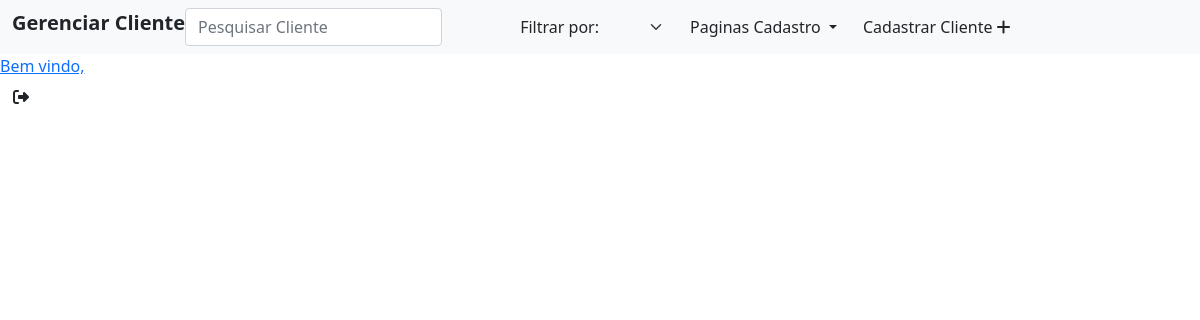
The page /clientes/ (signed in) on the database as committed earlier.
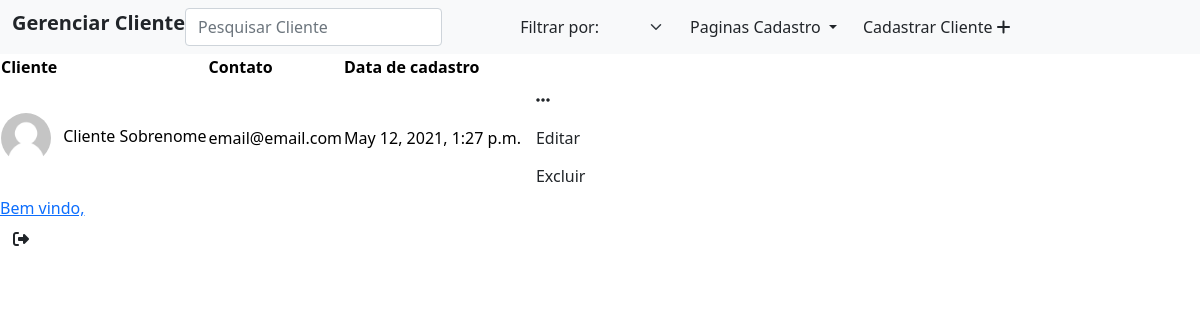
The same page on the database as committed later.
### venda_imoveis_app/models.py (models this page shows, shortened)
class Cliente(models.Model):
    nome = models.CharField(max_length=255, default="")
    cpf = models.CharField(max_length=255, default="")
    email = models.CharField(max_length=255, default="")
    telefone = models.CharField(max_length=255, default="")
    cadastro = models.DateTimeField(auto_now_add=True, blank=True)

### venda_imoveis_app/views.py (the view, shortened to what this page needs)
# urls.py: path('clientes/', clientes, name="clientes"),
@login_required(login_url='/login/')
def clientes(request):
    identifier = "Cliente"
    form = ClientesForm()
    clientes = Cliente.objects.all()
    context = {'form': form, 'identifier': identifier, 'clientes': clientes}
    srch = request.GET.get('srch')
    return render(request, 'pages/clientes.html', context)

### venda_imoveis_app/forms.py
class ClientesForm(ModelForm):
    class Meta:
        model = Cliente
        fields = ['nome', 'cpf', 'email', 'telefone']

### venda_imoveis_app/templates/pages/clientes.html (shortened to what this page needs)
{% extends 'components/form_clientes.html' %}
{% load static %}
{% block lista_clientes %}
{% if clientes %}
<div class="list-content">
<table class="table-light">
        <thead>
            <tr>
                <th>Cliente</th>
                <th>Contato</th>
                <th>Data de cadastro</th>
                <th></th>
            </tr>
        </thead>
        <tbody class="dados-cliente">
            {% for clientes in clientes %}
            <tr>
                <td>
                    <img
                    style="border-radius: 25px; margin-right: 0.5rem"
                    src="{% static 'images/user.png' %}"
                    alt=""
                    width="50px"
                    height="50px">
                    <span>{{ clientes.nome }}</span>
                </td>
                <td>{{ clientes.email }}</td>
                <td>{{ clientes.cadastro }}</td>
                <td>
                    <div id="dropdown" class="dropdown">
                    <div class="btn btn-option" id="option-btn"><i id="icon-option" class="fas fa-ellipsis-h"></i></div>
                        <div id="imovel-options" class="dropdown-content">
                            <div>
                                <button
                                    class="btn btn-editar"
                                    type="button"
                                    data-bs-title="Editar {{ identifier }}"
                                    data-bs-check="true"
                                    data-bs-toggle="modal"
                                    data-bs-target="#modalCadastro"
                                    data-bs-nome="{{ clientes.nome}}"
                                    data-bs-cpf="{{ clientes.cpf }}"
                                    data-bs-email="{{ clientes.email }}"
                                    data-bs-telefone="{{ clientes.telefone }}"
                                    data-bs-id-cliente="{{ clientes.id }}"
                                >Editar</button>
                            </div>
                            <div>
                                <form id="selected_form" class="form-inline" action="{% url 'delete_cliente' clientes.pk %}" method="POST">
                                    <button type="submit" class="btn btn-excluir" id="option-excluir">Excluir</button>
                                </form>
                            </div>
                        </div>
                    </div>
                </td>
            </tr>
            {% endfor %}
        </tbody>
    </table>
</div>
{% endif %}
{% endblock %}

### venda_imoveis_app/templates/components/form_clientes.html (shortened to what this page needs)
{% extends  'components/form_base.html' %}
{% block select_clientes%}
    <option value="remover" selected>Filtrar por:</option>
{% endblock %}

### venda_imoveis_app/templates/components/form_base.html (shortened to what this page needs)
{% extends 'components/navbar.html' %}

### venda_imoveis_app/templates/components/navbar.html (shortened to what this page needs)
{% extends 'index.html' %}
{% load static %}
{% block navbar %}
    <nav class="navbar navbar-expand-lg navbar-light bg-light">
        <div class="container-fluid">
        {% if identifier == "Simulação" or identifier == "Resumo"%}
            <h5 class="gerenciar-identifier"><strong>{{ identifier }}</strong></h5>
        {% else %}
            <h5 class="gerenciar-identifier"><strong>Gerenciar {{ identifier }}</strong></h5>
        {% if identifier != "Vendas"%}
            <div class="collapse navbar-collapse" id="navbarSupportedContent">
                <ul class="navbar-nav">
                    <li class="nav-item">
                        <form class="form-inline" method="GET">
                            <input class="form-control mr-sm-2" type="search" name="srch" id="searchbox"placeholder="Pesquisar {{ identifier }}" aria-label="Search">
                        </form>
                    </li>
                    <li class="nav-item">
                    <form id="filterForm" action="?" method="post">
                        <select id="filterSelection" name="option" class="form-select btn btn-inverse" aria-label=".form-select-sm">
                        {% block select_clientes%}{% endblock %}
                        </select>
                    </form>
                    </li>
                    <li class="nav-item dropdown">
                        <button
                                class="btn btn-inverse dropdown-toggle"
                                type="button"
                                id="navbarDropdown"
                                data-bs-toggle="dropdown"
                                aria-expanded="false">
                                Paginas Cadastro
                        </button>
                    </li>
                    <li class="nav-item">
                        <button class="btn btn-inverse" type="button" data-bs-toggle="modal" data-bs-target="#modalCadastro" data-bs-title="Cadastrar {{ identifier }}">Cadastrar {{ identifier }} <i class="fas fa-plus"></i></button>
                    </li>
                </ul>
            </div>
            {% endif %}
            {% endif %}
        </div>
    </nav>
{% endblock %}

### venda_imoveis_app/templates/index.html (shortened to what this page needs)
<!DOCTYPE html>
{% load sass_tags %}
{% load static %}
<html>
    <head>
        <link href="https://cdn.jsdelivr.net/npm/bootstrap@5.0.0/dist/css/bootstrap.min.css" rel="stylesheet">
        <link rel="stylesheet" href="{% sass_src 'css/styles.scss'%}">
    </head>
    <body>
        <div class="app">
            <div class="content">
                {% block navbar %}
                {% endblock %}
                {% block lista_clientes %}{% endblock %}
                <div class="footer">
                    {% if user.is_authenticated %}
                        <a class="greetings" href="{% url 'vendas'%}">Bem vindo, <strong>{{user.get_full_name}}</strong></a>
                    {% endif %}
                    <form class="form-logout" action="{% url 'logout' %}" class="inline-form" method="get">
                        <button class="btn btn-logout" name="logout" value="logout"><i class="fas fa-sign-out-alt"></i></button>
                    </form>
                </div>
            </div>
        </div>
    </body>
</html>

Rows that differ between the two databases and show on the page:
added Cliente: nome "Cliente Sobrenome", email "email@email.com", cadastro "May 12, 2021, 1:27 p.m."
Other text that changed with them:
text now shown: "Cliente Contato Data de cadastro"
